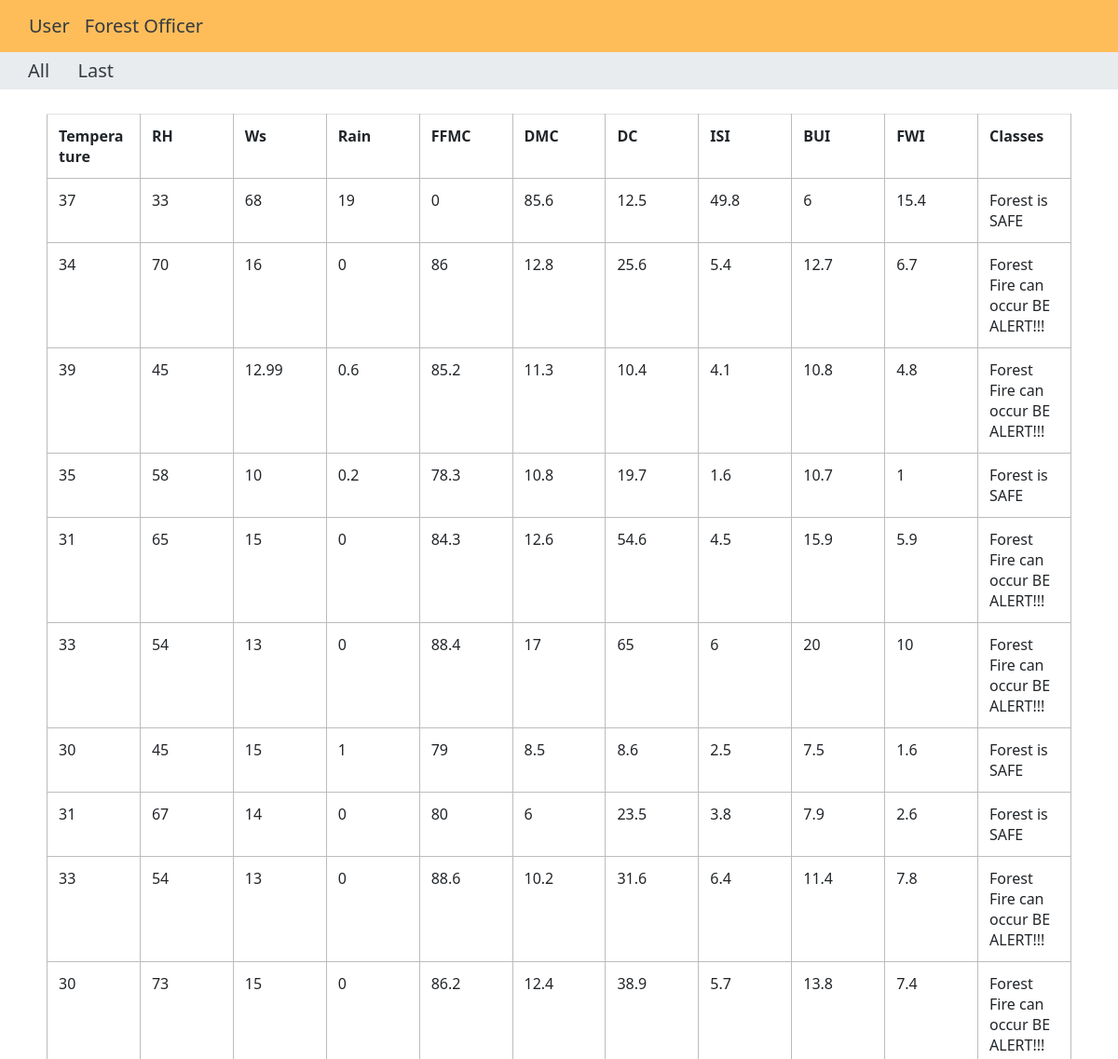
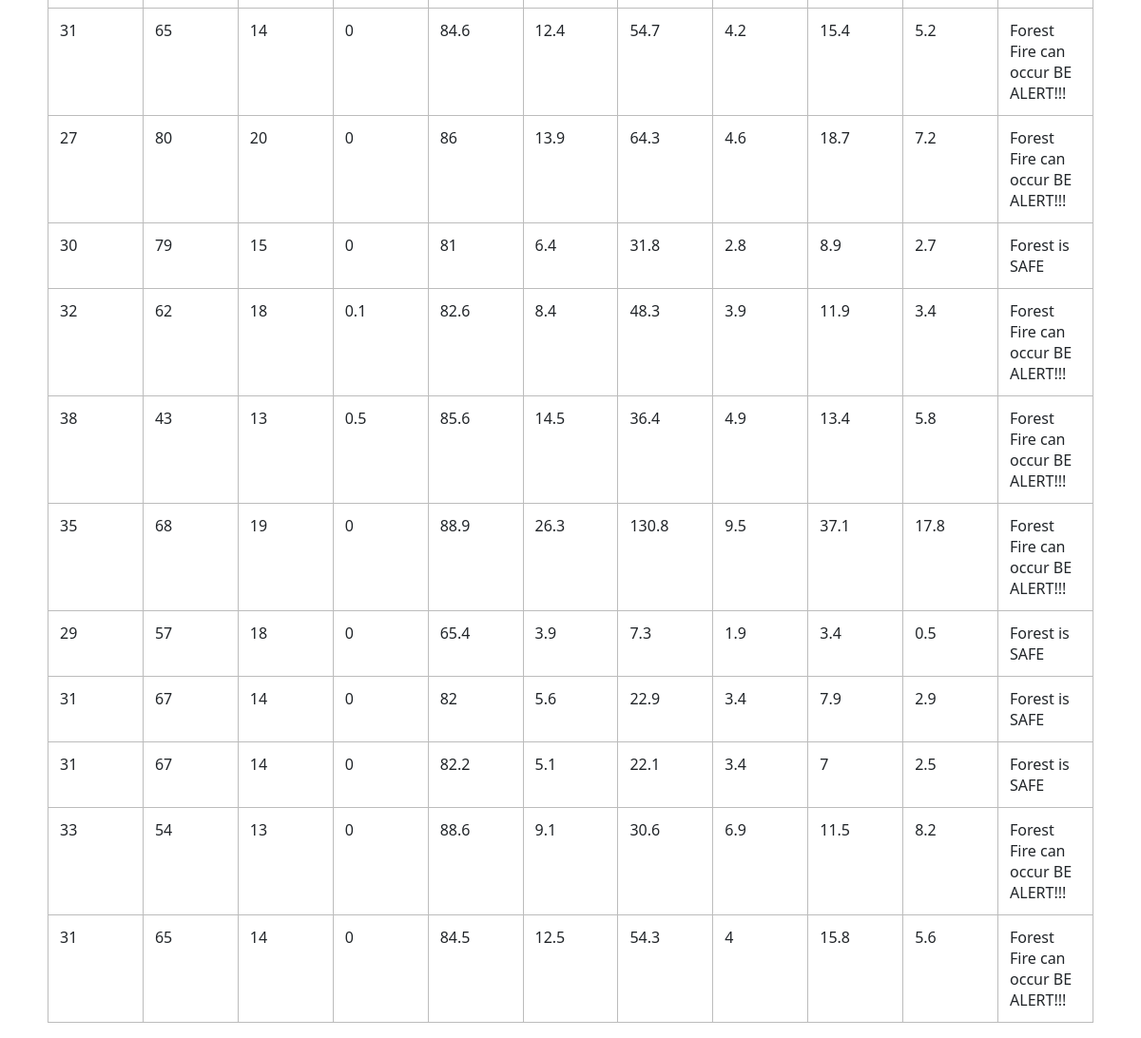
Page /all_users/ on the committed database (2 pictures, top to bottom).
### new/models.py (models this page shows)
class UserPredictDataModel(models.Model):
    Temperature = models.CharField(max_length=100)
    RH = models.CharField(max_length=100)
    Ws = models.CharField(max_length=100)
    Rain = models.CharField(max_length=100)
    FFMC = models.CharField(max_length=100)
    DMC = models.CharField(max_length=100)
    DC = models.CharField(max_length=100)
    ISI = models.CharField(max_length=100)
    BUI = models.CharField(max_length=100)
    FWI = models.CharField(max_length=100)
    Classes = models.CharField(max_length=100)

### new/views.py (the view)
# urls.py: path('all_users/',views.view_all,name='details_all'),
def view_all(request):
    model = models.UserPredictDataModel.objects.all()
    return render(request, 'new/all.html', {'model': model})

### new/templates/new/all.html (shortened to what this page needs)
{% extends 'new/base.html' %}
{% block content %}
<body>
    <div style="background-color: #e9ecef;">
        <a class="navbar-brand text-dark" style="margin-left: 30px;" href="{% url 'details_all' %}">All</a>
        <a class="navbar-brand text-dark" style="margin-left: 10px;" href="{% url 'details_last' %}">Last</a>
    </div>
    <br>
    <div class="feed_table">
    <table class="table" border="default" style="table-layout: fixed;">
        <tr>
            <th>Temperature</th><th>RH</th><th>Ws</th>
            <th>Rain</th><th>FFMC</th><th>DMC</th>
            <th>DC</th>
            <th>ISI</th><th>BUI</th><th>FWI</th><th>Classes</th>
            </tr>
        {% for i in model %}
        <tr>
            <td>{{i.Temperature}}</td><td>{{i.RH}}</td>
            <td>{{i.Ws}}</td><td>{{i.Rain}}</td>
            <td>{{i.FFMC}}</td><td>{{i.DMC}}</td>
            <td>{{i.DC}}</td><td>{{i.ISI}}</td>
            <td>{{i.BUI}}</td><td>{{i.FWI}}</td>
            <td>{{i.Classes}}</td>
        </tr>
        {% endfor %}
</table>
</div>
{% endblock content %}

### new/templates/new/base.html (style rules this page uses)
* { box-sizing: border-box; }
body { margin: 0; font-family: system-ui, -apple-system, BlinkMacSystemFont, 'Segoe UI', Roboto, Oxygen, Ubuntu, Cantarell, 'Open Sans', 'Helvetica Neue', sans-serif; font-size: 17px; }
th,td { border-style:solid; border-width:1px; border-color:#BCBCBC; word-wrap:break-word; }
.feed_table { margin-left: 50px; margin-right: 50px; }

### rows in the picture
UserPredictDataModel: Temperature "37", RH "33", Ws "68", Rain "19", FFMC "0", DMC "85.6", DC "12.5", ISI "49.8", BUI "6", FWI "15.4", Classes "Forest is SAFE"
UserPredictDataModel: Temperature "34", RH "70", Ws "16", Rain "0", FFMC "86", DMC "12.8", DC "25.6", ISI "5.4", BUI "12.7", FWI "6.7", Classes "Forest Fire can occur BE ALERT!!!"
UserPredictDataModel: Temperature "39", RH "45", Ws "12.99", Rain "0.6", FFMC "85.2", DMC "11.3", DC "10.4", ISI "4.1", BUI "10.8", FWI "4.8", Classes "Forest Fire can occur BE ALERT!!!"
UserPredictDataModel: Temperature "35", RH "58", Ws "10", Rain "0.2", FFMC "78.3", DMC "10.8", DC "19.7", ISI "1.6", BUI "10.7", FWI "1", Classes "Forest is SAFE"
UserPredictDataModel: Temperature "31", RH "65", Ws "15", Rain "0", FFMC "84.3", DMC "12.6", DC "54.6", ISI "4.5", BUI "15.9", FWI "5.9", Classes "Forest Fire can occur BE ALERT!!!"
UserPredictDataModel: Temperature "33", RH "54", Ws "13", Rain "0", FFMC "88.4", DMC "17", DC "65", ISI "6", BUI "20", FWI "10", Classes "Forest Fire can occur BE ALERT!!!"
UserPredictDataModel: Temperature "30", RH "45", Ws "15", Rain "1", FFMC "79", DMC "8.5", DC "8.6", ISI "2.5", BUI "7.5", FWI "1.6", Classes "Forest is SAFE"
UserPredictDataModel: Temperature "31", RH "67", Ws "14", Rain "0", FFMC "80", DMC "6", DC "23.5", ISI "3.8", BUI "7.9", FWI "2.6", Classes "Forest is SAFE"
UserPredictDataModel: Temperature "33", RH "54", Ws "13", Rain "0", FFMC "88.6", DMC "10.2", DC "31.6", ISI "6.4", BUI "11.4", FWI "7.8", Classes "Forest Fire can occur BE ALERT!!!"
UserPredictDataModel: Temperature "30", RH "73", Ws "15", Rain "0", FFMC "86.2", DMC "12.4", DC "38.9", ISI "5.7", BUI "13.8", FWI "7.4", Classes "Forest Fire can occur BE ALERT!!!"
UserPredictDataModel: Temperature "31", RH "65", Ws "14", Rain "0", FFMC "84.6", DMC "12.4", DC "54.7", ISI "4.2", BUI "15.4", FWI "5.2", Classes "Forest Fire can occur BE ALERT!!!"
UserPredictDataModel: Temperature "27", RH "80", Ws "20", Rain "0", FFMC "86", DMC "13.9", DC "64.3", ISI "4.6", BUI "18.7", FWI "7.2", Classes "Forest Fire can occur BE ALERT!!!"
UserPredictDataModel: Temperature "30", RH "79", Ws "15", Rain "0", FFMC "81", DMC "6.4", DC "31.8", ISI "2.8", BUI "8.9", FWI "2.7", Classes "Forest is SAFE"
UserPredictDataModel: Temperature "32", RH "62", Ws "18", Rain "0.1", FFMC "82.6", DMC "8.4", DC "48.3", ISI "3.9", BUI "11.9", FWI "3.4", Classes "Forest Fire can occur BE ALERT!!!"
UserPredictDataModel: Temperature "38", RH "43", Ws "13", Rain "0.5", FFMC "85.6", DMC "14.5", DC "36.4", ISI "4.9", BUI "13.4", FWI "5.8", Classes "Forest Fire can occur BE ALERT!!!"
UserPredictDataModel: Temperature "35", RH "68", Ws "19", Rain "0", FFMC "88.9", DMC "26.3", DC "130.8", ISI "9.5", BUI "37.1", FWI "17.8", Classes "Forest Fire can occur BE ALERT!!!"
UserPredictDataModel: Temperature "29", RH "57", Ws "18", Rain "0", FFMC "65.4", DMC "3.9", DC "7.3", ISI "1.9", BUI "3.4", FWI "0.5", Classes "Forest is SAFE"
UserPredictDataModel: Temperature "31", RH "67", Ws "14", Rain "0", FFMC "82", DMC "5.6", DC "22.9", ISI "3.4", BUI "7.9", FWI "2.9", Classes "Forest is SAFE"
UserPredictDataModel: Temperature "31", RH "67", Ws "14", Rain "0", FFMC "82.2", DMC "5.1", DC "22.1", ISI "3.4", BUI "7", FWI "2.5", Classes "Forest is SAFE"
UserPredictDataModel: Temperature "33", RH "54", Ws "13", Rain "0", FFMC "88.6", DMC "9.1", DC "30.6", ISI "6.9", BUI "11.5", FWI "8.2", Classes "Forest Fire can occur BE ALERT!!!"
UserPredictDataModel: Temperature "31", RH "65", Ws "14", Rain "0", FFMC "84.5", DMC "12.5", DC "54.3", ISI "4", BUI "15.8", FWI "5.6", Classes "Forest Fire can occur BE ALERT!!!"
